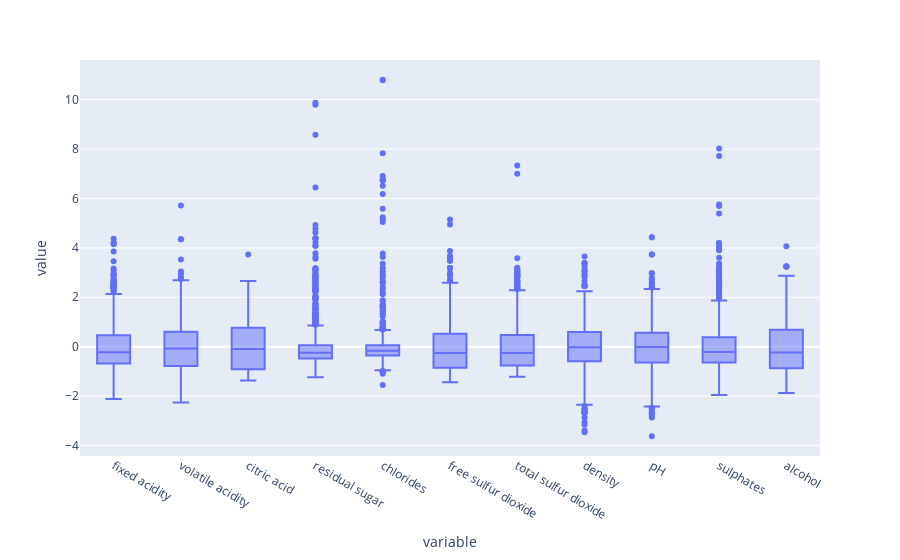

Notebook source saved alongside this figure:
### Markdown cell above
Podemos ver uma grande quantidade de possíveis outliers para tratarmos.

### Code cell
from sklearn.preprocessing import StandardScaler

scaler = StandardScaler().fit(data[feature_columns])
standardized = pd.DataFrame(scaler.transform(data[feature_columns]), columns=feature_columns)

px.box(standardized)

### Figure 1 — Plotly figure (JSON) as saved in the notebook; plotly's stock layout.template omitted (floating-point values rounded to 4 significant figures; data arrays with more than 128 entries replaced by an {"elided": "..."} marker saying what was removed)
{"data": [{"alignmentgroup": "True", "hovertemplate": "variable=%{x}<br>value=%{y}<extra></extra>", "legendgroup": "", "marker": {"color": "#636efa"}, "name": "", "notched": false, "offsetgroup": "", "orientation": "v", "showlegend": false, "type": "box", "x": {"elided": "11198 str values"}, "x0": " ", "xaxis": "x", "y": {"elided": "11198 float values"}, "y0": " ", "yaxis": "y"}], "layout": {"boxmode": "group", "legend": {"tracegroupgap": 0}, "margin": {"t": 60}, "xaxis": {"anchor": "y", "domain": [0, 1], "title": {"text": "variable"}}, "yaxis": {"anchor": "x", "domain": [0, 1], "title": {"text": "value"}}}}
